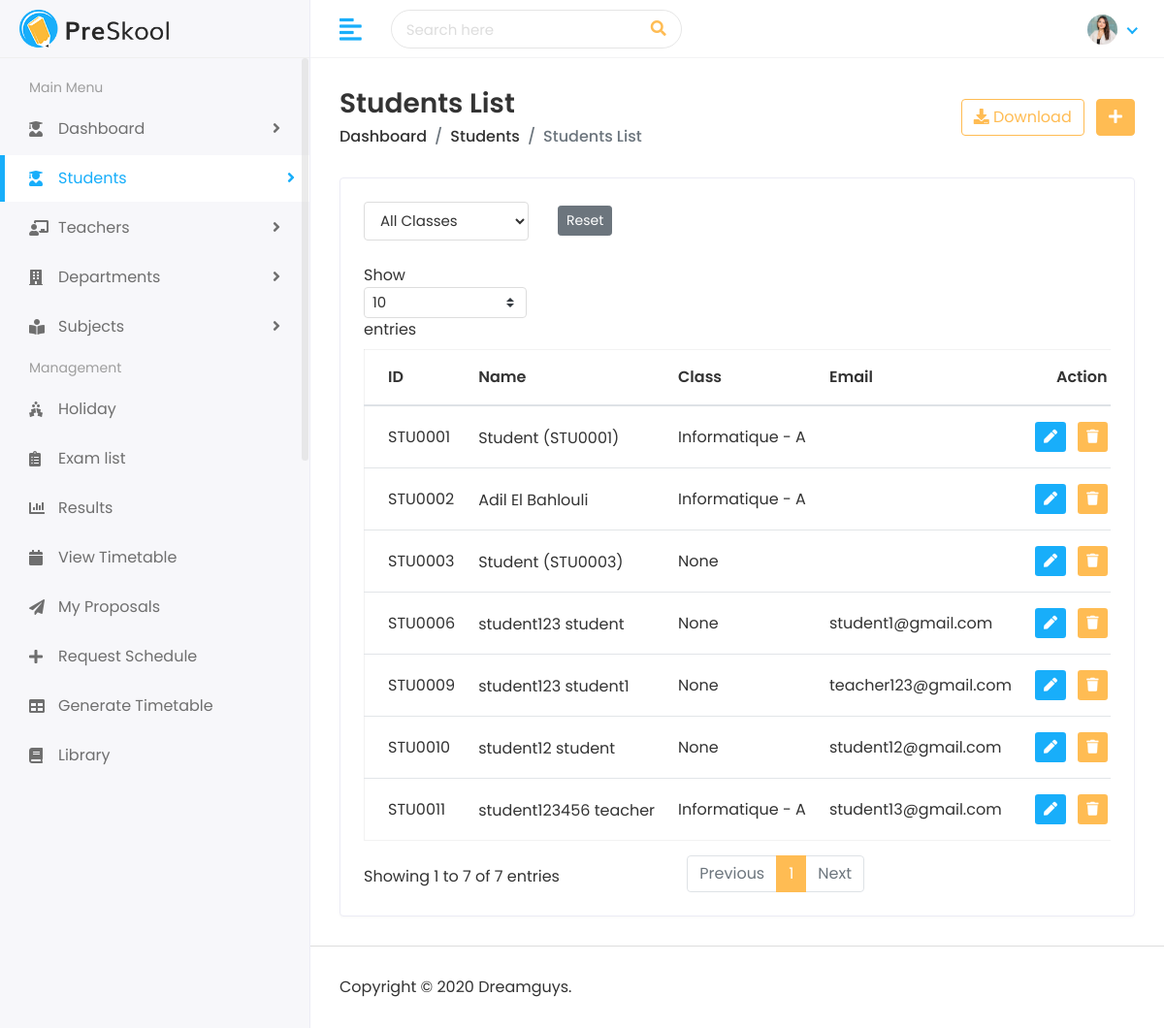
Screenshot of /student/ (signed in) with the database file from the repository.
### student/models.py (models this page shows, shortened)
class Student(models.Model):
    parent = models.ForeignKey(Parent, on_delete=models.CASCADE, null=True, blank=True)
    user = models.OneToOneField(settings.AUTH_USER_MODEL, on_delete=models.SET_NULL, null=True, blank=True)
    first_name = models.CharField(max_length=100)
    last_name = models.CharField(max_length=100)
    student_id = models.CharField(max_length=200, blank=True)
    student_class = models.ForeignKey('academic.Class', null=True, on_delete=models.CASCADE)
    gender = models.CharField(
        max_length=10,
        choices=[('Male', 'Male'), ('Female', 'Female')]
    )
    date_of_birth = models.DateField(null=True, blank=True)
    joining_date = models.DateField(null=True, blank=True)
    mobile_number = models.CharField(max_length=15, null=True, blank=True)
    admission_number = models.CharField(max_length=20, null=True, blank=True)
    section = models.CharField(max_length=10, null=True, blank=True)
    student_image = models.ImageField(upload_to='students/', null=True, blank=True)
    @property
    def get_full_name(self):
        full_name = f"{self.first_name} {self.last_name}".strip()
        if not full_name and self.user:
            full_name = f"{self.user.first_name} {self.user.last_name}".strip()
        return full_name if full_name else f"Student ({self.student_id})"

### academic/models.py (models this page shows, shortened)
class Class(models.Model):
    name = models.CharField(max_length=50)
    department = models.ForeignKey(Department, on_delete=models.CASCADE)
    section = models.CharField(max_length=10)
    def __str__(self):
        return f"{self.department.name} - {self.name}"

class Department(models.Model):
    name = models.CharField(max_length=100)
    head_of_dept = models.ForeignKey(
        Teacher,
        on_delete=models.SET_NULL,
        null=True,
        related_name="managed_department"
    )

### home_auth/models.py (models this page shows, shortened)
class CustomUser(AbstractUser):
    username = models.CharField(max_length=100, unique=True)
    email = models.EmailField(max_length=255, unique=True, db_index=True)
    is_authorized = models.BooleanField(default=False)
    login_token = models.CharField(max_length=6, blank=True, null=True)
    first_name = models.CharField(max_length=30, blank=True)
    last_name = models.CharField(max_length=30, blank=True)
    date_joined = models.DateTimeField(auto_now_add=True)
    is_student = models.BooleanField(default=False)
    is_admin = models.BooleanField(default=False)
    is_teacher = models.BooleanField(default=False)
    groups = models.ManyToManyField(
        'auth.Group',
        related_name=None,
        blank=True
    )
    user_permissions = models.ManyToManyField(
        'auth.Permission',
        related_name=None,
        blank=True
    )

### student/views.py (the view)
# urls.py: path('', views.student_list, name='student_list'),
@login_required
def student_list(request):
    class_filter = request.GET.get('student_class', '')
    students = Student.objects.all().select_related('student_class', 'user')
    if class_filter:
        students = students.filter(student_class_id=class_filter)
    classes = Class.objects.all()
    return render(request, 'students/students.html', {
        'students': students,
        'classes': classes,
        'class_filter': class_filter
    })

### templates/students/students.html (shortened to what this page needs)
{% extends 'Home/base.html' %}
{% load static %}
{% block body %}
         <div class="page-wrapper">
            <div class="content container-fluid">
               <div class="page-header">
                  <div class="row align-items-center">
                     <div class="col">
                        <h3 class="page-title">Students List</h3>
                        <ul class="breadcrumb">
                           <li class="breadcrumb-item"><a href="{% url 'dashboard' %}">Dashboard</a></li>
                           <li class="breadcrumb-item"><a href="{% url 'student_list' %}">Students</a></li>
                           <li class="breadcrumb-item active">Students List</li>
                        </ul>
                     </div>
                     {% if user.is_authenticated and user.is_admin or user.is_authenticated and user.is_teacher %}
                     <div class="col-auto text-right float-right ml-auto">
                        <a href="{% url 'export_students_csv' %}" class="btn btn-outline-primary mr-2"><i class="fas fa-download"></i> Download</a>
                        <a href="{% url 'add_student' %}" class="btn btn-primary"><i class="fas fa-plus"></i></a>
                     </div>
                     {% endif %}
                  </div>
               </div>
               <div class="row">
                  <div class="col-sm-12">
                     <div class="card card-table">
                        <div class="card-body">
                           <div class="filter-form mb-4">
                              <form method="GET" action="{% url 'student_list' %}" class="row align-items-center">
                                 <div class="col-md-3">
                                    <div class="form-group mb-0">
                                       <select name="student_class" class="form-control" onchange="this.form.submit()">
                                          <option value="">All Classes</option>
                                       </select>
                                    </div>
                                 </div>
                                 <div class="col-md-2">
                                    <a href="{% url 'student_list' %}" class="btn btn-secondary btn-sm">Reset</a>
                                 </div>
                              </form>
                           </div>
                           <div class="table-responsive">
                              <table class="table table-hover table-center mb-0 datatable">
                                 <thead>
                                    <tr>
                                       <th>ID</th>
                                       <th>Name</th>
                                       <th>Class</th>
                                       <th>Email</th>
                                       {% if user.is_authenticated and user.is_admin or user.is_authenticated and user.is_teacher %}
                                       <th class="text-right">Action</th>
                                       {% endif %}
                                    </tr>
                                 </thead>
                                 <tbody>
                                    {% for student in students %}
                                    <tr>
                                       <td>{{ student.student_id}}</td>
                                       <td>
                                          <h2 class="table-avatar">
                                             <a href="{% url 'view_student' student.student_id %}">{{ student.get_full_name }}</a>
                                          </h2>
                                       </td>
                                       <td>{{ student.student_class }}</td>
                                       <td>{{ student.user.email }}</td>
                                       {% if user.is_authenticated and user.is_admin or user.is_authenticated and user.is_teacher %}
                                       <td class="text-right">
                                          <div class="actions">
                                             <a href="{% url 'edit_student' student.student_id %}" class="btn btn-sm bg-success-light mr-2">
                                                 <i class="fas fa-pen"></i>
                                             </a>
                                             <form action="{% url 'delete_student' student.student_id %}" method="POST" style="display:inline;">
                                                 <button type="submit" class="btn btn-sm bg-danger-light" onclick="return confirm('Are you sure you want to delete this student?');">
                                                     <i class="fas fa-trash"></i>
                                                 </button>
                                             </form>
                                         </div>
                                       </td>
                                       {% endif %}
                                    </tr>
                                    {% endfor %}
                                 </tbody>
                              </table>
                           </div>
                        </div>
                     </div>
                  </div>
               </div>
            </div>
            <footer>
               <p>Copyright © 2020 Dreamguys.</p>
            </footer>
         </div>
      </div>
   </body>
</html>
{% endblock %}

### static/assets/css/style.css (style rules this page uses)
html { height: 100%; }
body { background-color: #fff; color: #333; font-family: 'Poppins', sans-serif; font-size: 1rem; height: 100%; line-height: 1.5; overflow-x: hidden; }
h1, h2, h3, h4, h5, h6 { font-family: 'Poppins', sans-serif; margin-top: 0; }
.form-control { border: 1px solid #ddd; box-shadow: none; color: #333; font-size: 15px; height: 40px; }
input, input:focus, button, button:focus { outline: none; }
.form-group { margin-bottom: 1.25rem; }
ul, ol { padding: 0px; list-style: none; }
.table { color: #333; max-width: 100%; margin-bottom: 0; width: 100%; }
.table.dataTable { border-collapse: collapse !important; border: 1px solid rgba(0, 0, 0, 0.05); }
table.table td h2 { display: inline-block; font-size: inherit; font-weight: 400; margin: 0; padding: 0; vertical-align: middle; }
table.table td h2.table-avatar { align-items: center; display: inline-flex; font-size: inherit; font-weight: 400; margin: 0; padding: 0; vertical-align: middle; white-space: nowrap; }
table.table td h2 a { color: #333; }
.table thead tr th { font-weight: 600; }
.table tbody tr { border-bottom: 1px solid rgba(0, 0, 0, 0.05); }
.table.table-center td, .table.table-center th { vertical-align: middle; }
.card-table .card-body .table > thead > tr > th { border-top: 0; }
.card-table .card-body .table tr td:first-child, .card-table .card-body .table tr th:first-child { padding-left: 1.5rem; }
.card-table .card-body .table tr td:last-child, .card-table .card-body .table tr th:last-child { padding-right: 1.5rem; }
.card-table .table td, .card-table .table th { border-top: 1px solid #e2e5e8; padding: 1rem 0.75rem; white-space: nowrap; }
.btn-primary { background-color: #FFBC53; border: 1px solid #FFBC53; }
.btn-outline-primary { color: #FFBC53; border-color: #FFBC53; }
.card { border: 1px solid #ececf5; box-shadow: 0 1px 3px 0 rgba(0, 0, 0, 0.03); margin-bottom: 1.875rem; }
.card-body { padding: 1.5rem; }
.bg-danger-light { background-color:#FFBC53 !important; color:#fff !important; }
.bg-success-light { background-color: #18aefa; color: #fff; }
footer { padding: 1.875rem 1.875rem; border-top: 1px solid #ddd; }
footer p { margin: 0px; }
.page-wrapper { margin-left: 320px; padding-top: 60px; position: relative; transition: all 0.4s ease; }
.page-wrapper > .content { padding: 1.875rem 1.875rem 0; }
.page-header { margin-bottom: 1.875rem; }
.page-header .breadcrumb { background-color: transparent; color: #6c757d; font-size: 1rem; font-weight: 500; margin-bottom: 0; padding: 0; }
.page-header .breadcrumb a { color: #333; }
.page-title { font-size: 28px; font-weight: 600; color: #333; margin-bottom: 5px; }

### rows the page displays
Student: student_id "STU0001", get_full_name "Student (STU0001)", student_class "Informatique - A"
Student: student_id "STU0002", get_full_name "Adil El Bahlouli", student_class "Informatique - A"
Student: student_id "STU0003", get_full_name "Student (STU0003)", student_class "None"
Student: student_id "STU0006", get_full_name "student123 student", student_class "None", user.email "student1@gmail.com"
Student: student_id "STU0009", get_full_name "student123 student1", student_class "None", user.email "teacher123@gmail.com"
Student: student_id "STU0010", get_full_name "student12 student", student_class "None", user.email "student12@gmail.com"
Student: student_id "STU0011", get_full_name "student123456 teacher", student_class "Informatique - A", user.email "student13@gmail.com"
